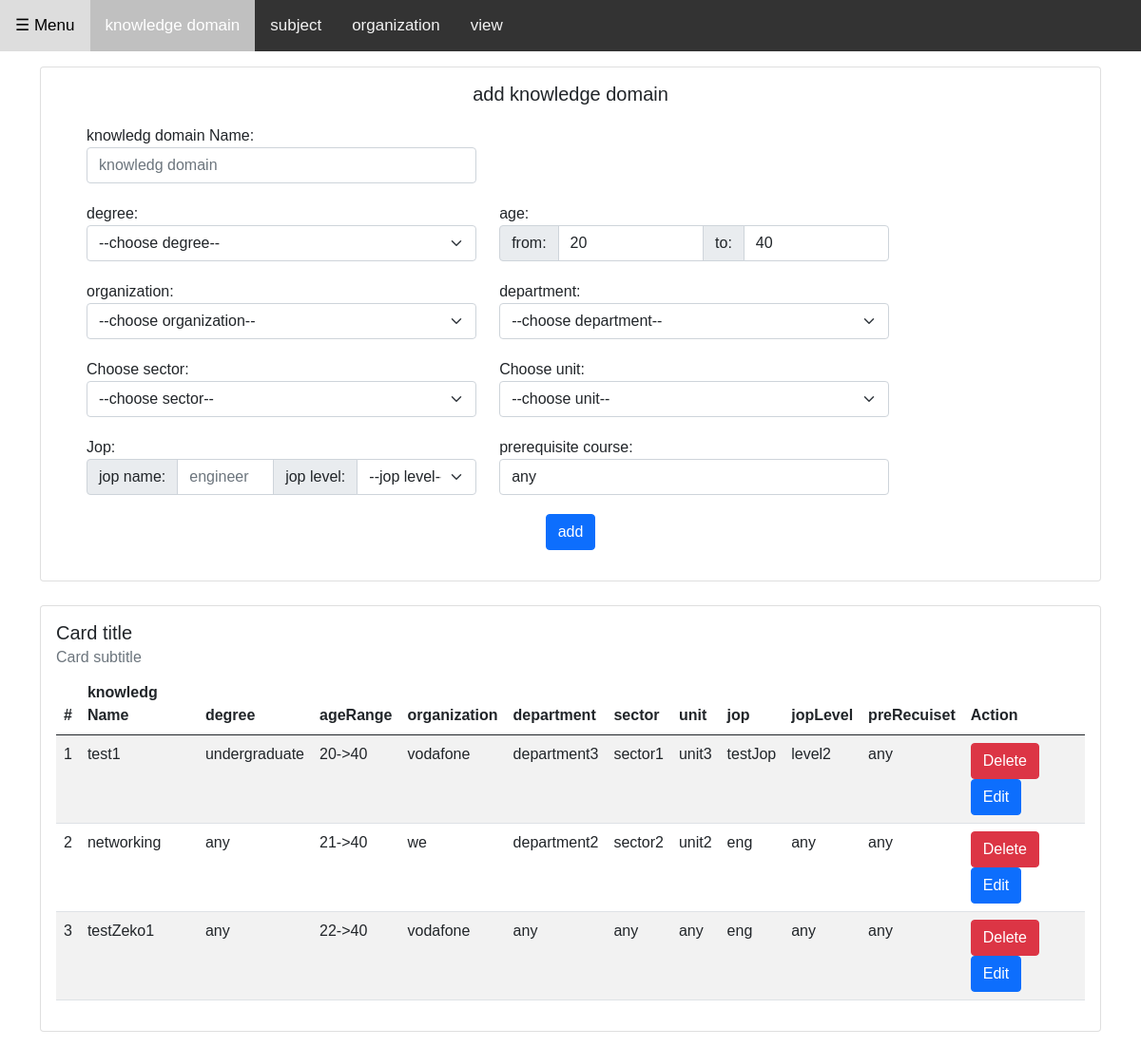
Page /setting on the committed database.
### tables this page shows
CREATE TABLE knowledgDomain  (id INTEGER PRIMARY KEY AUTOINCREMENT, knowledgDomainName TEXT NOT NULL, degree TEXT NOT NULL, ageRange TEXT NOT NULL, organization TEXT NOT NULL, department TEXT NOT NULL , sector TEXT NOT NULL , unit TEXT NOT NULL , jop TEXT NOT NULL , jopLevel TEXT NOT NULL , preRecuiset TEXT NOT NULL);

### app.py (the view, shortened to what this page needs)
@app.route('/setting',methods=["POST","GET"])
def setting():
    if request.method == 'GET':
        con = sqlite3.connect("data_store.db")
        cur = con.cursor()
        con.execute("create table if not exists organization  (id INTEGER PRIMARY KEY AUTOINCREMENT, organizationName TEXT NOT NULL, sector TEXT NOT NULL, department TEXT NOT NULL, unit TEXT NOT NULL)")
        con.execute("create table if not exists knowledgDomain  (id INTEGER PRIMARY KEY AUTOINCREMENT, knowledgDomainName TEXT NOT NULL, degree TEXT NOT NULL, ageRange TEXT NOT NULL, organization TEXT NOT NULL, department TEXT NOT NULL , sector TEXT NOT NULL , unit TEXT NOT NULL , jop TEXT NOT NULL , jopLevel TEXT NOT NULL , preRecuiset TEXT NOT NULL)")
        org = cur.execute("select DISTINCT organizationName  from organization  ;").fetchall()
        know = cur.execute("select *  from knowledgDomain  ;").fetchall()
        print(org)
        return render_template("setting.html", org=org,know=know )

### templates/setting.html (shortened to what this page needs)
<!DOCTYPE html>
<html>
<head>
<link rel="stylesheet" href="{{ url_for('static', filename='css/bootstrap.css') }}">
</head>
<body>
  <div class="topnav">
    <a class="openbtn" onclick="openNav()">☰ Menu</a>
    <a class="active" href="/setting">knowledge domain</a>
    <a  href="/subject">subject</a>
    <a  href="/organization">organization</a>
    <a  href="/view">view</a>
  </div>
<div id="main">
  <div class="container">
    <div class="card" >
      <div class="card-body">
        <center> <h5 class="card-title"> add knowledge domain </h5> </center>
        <form action="/setting" method="POST">
          <div class="row top-buffer">
            <div class="col-sm-5">
              <label for="knowledgeName">knowledg domain Name:</label>
              <input id="knowledgeName" name ="knowledgeName" placeholder="knowledg domain"   type="text" class="form-control" aria-label="Default select example"  required>
            </div>
            <div class="col-sm-5">
            </div>
          </div>
          <div class="row top-buffer">
            <div class="col-sm-5">
              <label for="degree">degree:</label>
              <select  id="degree" name = "degree" class="form-select" aria-label="Default select example">
                <option value="any">--choose degree--</option>
              </select>
            </div>
            <div class="col-sm-5" >
              <label >age:</label>
              <div class="input-group  "  >
                <span class="input-group-text " id="basic-addon1">from:</span>
              <input class="form-select" aria-label="Default select example" type="number" id="start" name="start" min="0" max="100" value="20" size="3" oninput="this.value = this.value.replace(/[^0-9.]/g, '').replace(/(\..*?)\..*/g, '$1');">
              <span class="input-group-text " id="basic-addon1">to:</span>
              <input  class="form-select   " aria-label="Default select example" type="number" id="end" name="end" min="0" max="100" value="40" size="3" oninput="this.value = this.value.replace(/[^0-9.]/g, '').replace(/(\..*?)\..*/g, '$1');">
            </div>
            </div>
          </div>
          <div class="row top-buffer">
            <div class="col-sm-5">
              <label for="organization">organization:</label>
              <select name="organization" id="organization" class="form-select" onchange="orgData();" aria-label="Default select example">
                <option value="any">--choose organization--</option>
              </select>
            </div>
            <div class="col-sm-5">
              <label for="department">department:</label>
              <select name="department" id="department" class="form-select" aria-label="Default select example">
                <option value="any">--choose department--</option>
              </select>
            </div>
          </div>
          <div class="row top-buffer">
            <div class="col-sm-5">
              <label for="sector">Choose sector:</label>
              <select name="sector" id="sector" class="form-select" aria-label="Default select example">
                <option value="any">--choose sector--</option>
              </select>
            </div>
            <div class="col-sm-5">
              <label for="unit">Choose unit:</label>
              <select name="unit" id="unit" class="form-select" aria-label="Default select example">
                <option value="any">--choose unit--</option>
              </select>
            </div>
          </div>
          <div class="row top-buffer">
            <div class="col-sm-5">
              <label >Jop:</label>
              <div class="input-group  "  >
                <span class="input-group-text " >jop name:</span>
              <input class="form-control" aria-label="Default select example" type="text" id="jopName" name="jopName"   placeholder="engineer" required>
              <span class="input-group-text " >jop level:</span>
                <select name="jopLevel" id="jopLevel" class="form-select" aria-label="Default select example">
                  <option value="any">--jop level--</option>
                </select>
               </div>
            </div>
            <div class="col-sm-5">
              <label for="prerequisite">prerequisite course:</label>
              <input id="prerequisite" name ="prerequisite" placeholder="course1-course2" value="any"  type="text"  class="form-control" aria-label="Default select example">
            </div>
          </div>
          <center><button class="btn btn-primary mb-3"  type="submit">add</button></center>
        </form>
        </div>
      </div>
      <div style="padding-top:25px;">
      <div class="card"  >
        <div class="card-body">
          <h5 class="card-title">Card title</h5>
          <h6 class="card-subtitle mb-2 text-muted">Card subtitle</h6>
          <table class="table table-striped">
            <thead>
            <tr>
                <th>#</th>
                <th>knowledg Name</th>
                <th>degree</th>
                <th>ageRange</th>
                <th>organization</th>
                <th>department</th>
                <th>sector</th>
                <th>unit</th>
                <th>jop</th>
                <th>jopLevel</th>
                <th>preRecuiset</th>
                <th>Action</th>
            </tr>
            </thead>
            <tbody>
            <tr>
                {%if not  know %}
                <td>0</td>
                <td>none</td>
                <td>none</td>
                <td>none</td>
                <td>none</td>
                <td>none</td>
                <td>none</td>
                <td>none</td>
                <td>none</td>
                <td>none</td>
                <td>none</td>
                <td>none</td>
                {% elif know %}
                {% for o  in know  %}
                <td>{{loop.index}}</td>
                <td>{{o[1]}}</td>
                <td>{{o[2]}}</td>
                <td>{{o[3]}}</td>
                <td>{{o[4]}}</td>
                <td>{{o[5]}}</td>
                <td>{{o[6]}}</td>
                <td>{{o[7]}}</td>
                <td>{{o[8]}}</td>
                <td>{{o[9]}}</td>
                <td>{{o[10]}}</td>
                <td>
                    <a  class="btn btn-danger"  href="/knowledgDomain/delete/{{o[0]}}"  >Delete</a>
                    <a  class="btn btn-primary" href="/knowledgDomain/edit/{{o[0]}}"  >Edit</a>
                </td>
            </tr>
            {% endfor %}
                {% endif %}
            </tbody>
        </table>
        </div>
      </div>
    </div>
  </div>
</div>
</body>
</html>

### templates/setting.html (style rules this page uses)
body { font-family: "Lato", sans-serif; }
.openbtn { font-size: 20px; cursor: pointer; background-color: #111; color: white; padding: 10px 15px; border: none; }
#main { transition: margin-left .5s; padding: 16px; }
body { margin: 0; font-family: Arial, Helvetica, sans-serif; }
.topnav { overflow: hidden; background-color: #333; }
.topnav a { float: left; color: #f2f2f2; text-align: center; padding: 14px 16px; text-decoration: none; font-size: 17px; }
.topnav a.active { background-color: #c0c0c0; color: white; }
label { font-family: sans-serif; font-size: 1rem; padding-right: 10px; }
select { font-size: 0.9rem; padding: 2px 5px; }
.top-buffer { margin:20px; }

### rows in the picture
knowledgDomain: knowledgDomainName "test1", degree "undergraduate", ageRange "20->40", organization "vodafone", department "department3", sector "sector1", unit "unit3", jop "testJop", jopLevel "level2", preRecuiset "any"
knowledgDomain: knowledgDomainName "networking", degree "any", ageRange "21->40", organization "we", department "department2", sector "sector2", unit "unit2", jop "eng", jopLevel "any", preRecuiset "any"
knowledgDomain: knowledgDomainName "testZeko1", degree "any", ageRange "22->40", organization "vodafone", department "any", sector "any", unit "any", jop "eng", jopLevel "any", preRecuiset "any"
